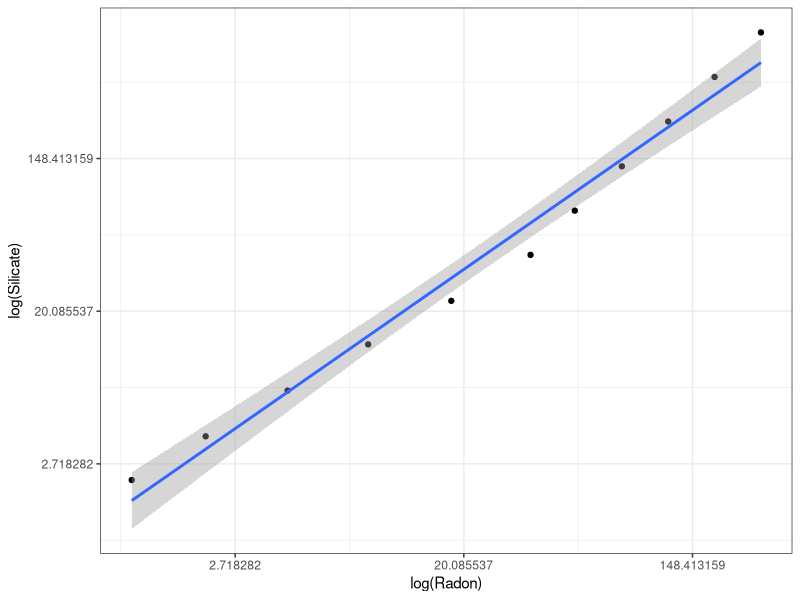

The R script that drew this image:
# Use data from Nelson et al. 2015 to assess the relationship between radon and silicate

#load libraries
library(tidyverse)

# read in the data
SI<-c(2.2,
      3.9,
      7.1,
      13,
      23,
      42,
      75,
      134,
      241,
      432,
      774)

Radon <- c(1.1,
           2.1,
           4.3,
           8.7,
           18,
           36,
           53,
           80,
           120,
           180,
           270)

Data<-data.frame(SI,Radon)

ggplot(Data, aes(x = Radon, y = SI))+
  geom_point()+
 # coord_trans(x="log", y="log")+
  scale_x_continuous(trans='log') +
  scale_y_continuous(trans='log')+
  geom_smooth(method = "lm")+
  xlab("log(Radon)")+
  ylab("log(Silicate)")+
  theme_bw()

mod<-lm(log(SI)~log(Radon), data = Data)
anova(mod)
summary(mod)
